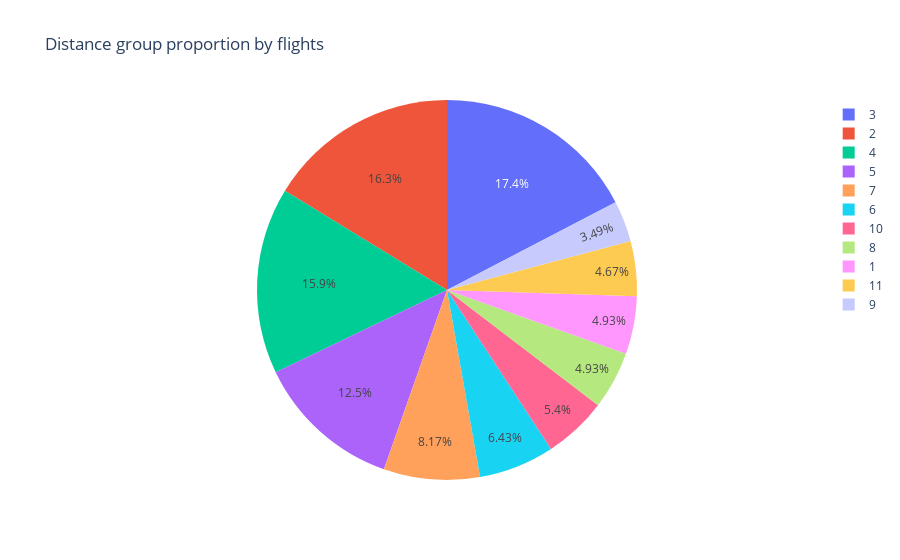

The code cell stored with this chart in its notebook:
### Code cell
# Pie-chart
fig = px.pie(airline_df,
             values='DistanceGroup',
             names='DistanceGroup',
             title='Distance group proportion by flights')
fig.show()

### Figure 1 — Plotly figure (JSON) as saved in the notebook; plotly's stock layout.template omitted (floating-point values rounded to 4 significant figures; data arrays with more than 128 entries replaced by an {"elided": "..."} marker saying what was removed)
{"data": [{"domain": {"x": [0.0, 1.0], "y": [0.0, 1.0]}, "hovertemplate": "DistanceGroup=%{value}<extra></extra>", "labels": {"elided": "27000 int values"}, "legendgroup": "", "name": "", "showlegend": true, "values": {"elided": "27000 int values"}, "type": "pie"}], "layout": {"legend": {"tracegroupgap": 0}, "title": {"text": "Distance group proportion by flights"}}}
